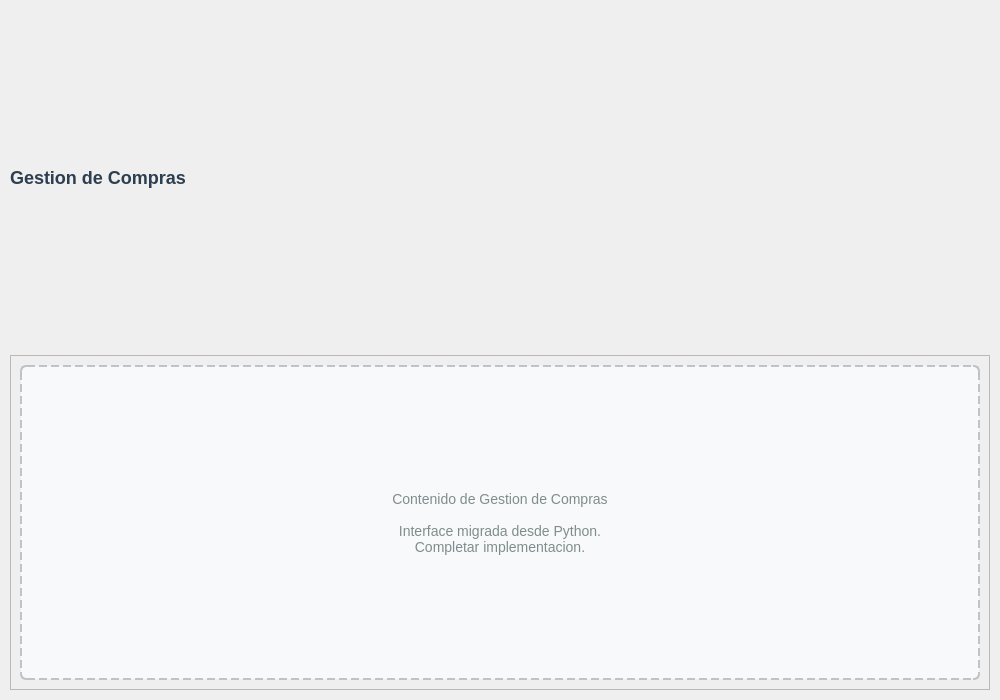
<?xml version="1.0" encoding="UTF-8"?>
<ui version="4.0">
 <class>PurchasesWidget</class>
 <widget class="QWidget" name="PurchasesWidget">
  <property name="geometry">
   <rect>
    <x>0</x>
    <y>0</y>
    <width>1000</width>
    <height>700</height>
   </rect>
  </property>
  <property name="windowTitle">
   <string>Gestion de Compras</string>
  </property>
  <layout class="QVBoxLayout" name="mainLayout">
   <property name="spacing">
    <number>10</number>
   </property>
   <property name="leftMargin">
    <number>10</number>
   </property>
   <property name="topMargin">
    <number>10</number>
   </property>
   <property name="rightMargin">
    <number>10</number>
   </property>
   <property name="bottomMargin">
    <number>10</number>
   </property>
   
   <item>
    <widget class="QLabel" name="lblTitle">
     <property name="text">
      <string>Gestion de Compras</string>
     </property>
     <property name="styleSheet">
      <string>font-size: 18px; font-weight: bold; color: #2c3e50;</string>
     </property>
    </widget>
   </item>
   
   <item>
    <widget class="QFrame" name="frameContent">
     <property name="frameShape">
      <enum>QFrame::StyledPanel</enum>
     </property>
     <property name="frameShadow">
      <enum>QFrame::Raised</enum>
     </property>
     <layout class="QVBoxLayout" name="contentLayout">
      <item>
       <widget class="QLabel" name="lblPlaceholder">
        <property name="text">
         <string>Contenido de Gestion de Compras

Interface migrada desde Python.
Completar implementacion.</string>
        </property>
        <property name="alignment">
         <set>Qt::AlignCenter</set>
        </property>
        <property name="styleSheet">
         <string>
          QLabel {
           color: #7f8c8d;
           font-size: 14px;
           border: 2px dashed #bdc3c7;
           border-radius: 6px;
           background-color: #f8f9fa;
           padding: 20px;
          }
         </string>
        </property>
       </widget>
      </item>
     </layout>
    </widget>
   </item>
  </layout>
 </widget>
 
 <resources/>
 <connections/>
</ui>
